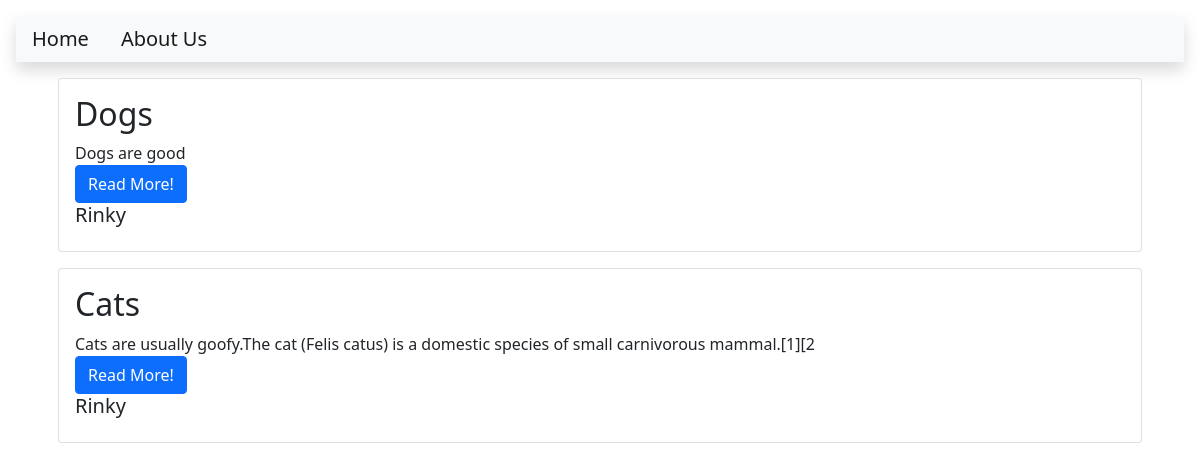
The page / on the database its author committed.
### blog/models.py (models this page shows, shortened)
class Post(models.Model):
    title = models.CharField(max_length=200)
    content = models.TextField()
    date_created = models.DateTimeField(auto_now_add=True)
    slug = models.SlugField(max_length=200, unique=True)
    author = models.ForeignKey(to= User, on_delete=models.CASCADE)
    status = models.IntegerField(choices=STATUS, default=0)

### blog/views.py (the view)
# urls.py: path('',views.PostList.as_view(), name='home')
class PostList(generic.ListView):
    queryset = Post.objects.filter(status = 1).order_by('-date_created')
    template_name = 'index.html'

### templates/index.html
{% extends 'base.html' %}
{% block content %}
        <div class="container">
        {% for post in post_list %}
        <div class="card m-3">
            <div class="card-body">
                <h2 class="card-title">{{post.title}}</h2>
                    <div class="card-text">{{post.content | slice:"100"}}</div>
          <a class="btn btn-primary" href="{% url 'blog_view' post.slug %}">Read More!</a>
          <h5> {{post.author | title}}</h5>
        </div>
        </div>
        {% endfor %}
        </div>
{% endblock content %}

### templates/base.html (shortened to what this page needs)
<!DOCTYPE html>
<html>
    <head>
        <link href="https://cdn.jsdelivr.net/npm/bootstrap@5.1.3/dist/css/bootstrap.min.css" rel="stylesheet">
    </head>
    <body>
        <nav class="navbar navbar-expand-lg navbar-light bg-light shadow m-3" id="mainNav">
            <div class="collapsw navbar-collapse" id="navbarResponsive">
                <ul class="navbar-nav ml-auto">
                    <li class="nav-item">
                        <a class="navbar-brand p-3" href="{% url 'home' %}">Home</a>
                    </li>
                    <li>
                        <a class="navbar-brand" href="{% url 'about_view' %}">About Us</a>
                    </li>
                </ul>
            </div>
        </nav>
{% block content %}
{% endblock content %}
</body>
</html>

### rows shown on the page
Post: title "Dogs", content "Dogs are good", author "Rinky"
Post: title "Cats", content "Cats are usually goofy.The cat (Felis catus) is a domestic species of small carnivorous mammal.[1][2", author "Rinky"
